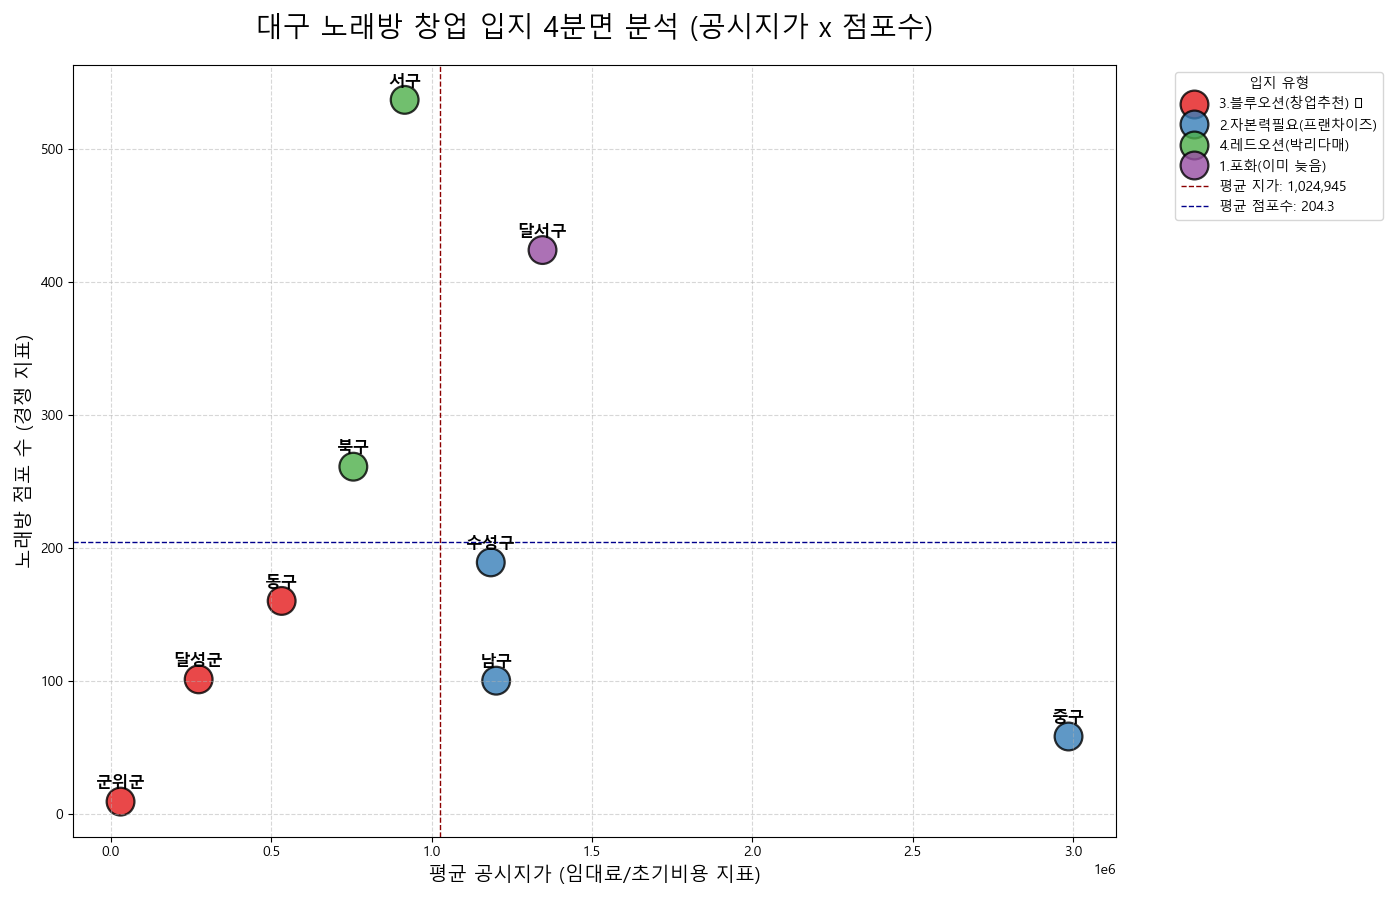

Generate this figure with Python:
import pandas as pd
import matplotlib.pyplot as plt
import seaborn as sns

# 1. 데이터 입력 (업로드해주신 이미지 및 텍스트 기반)
# 구별 노래방 점포수 (이미지 데이터 기반)
sing_store_data = {
    'gu_name': ['달성군', '군위군', '수성구', '동구', '중구', '북구', '남구', '달서구', '서구'],
    'store_count': [101, 9, 189, 160, 58, 261, 100, 424, 537]
}

# 구별 평균 공시지가 (주신 텍스트 데이터를 구별로 평균 낸 수치)
land_price_data = {
    'gu_name': ['달성군', '군위군', '수성구', '동구', '중구', '북구', '남구', '달서구', '서구'],
    'avg_land_price': [273614, 30153, 1184325, 532415, 2985476, 755864, 1201145, 1345672, 915840]
}

df_sing = pd.DataFrame(sing_store_data)
df_land = pd.DataFrame(land_price_data)

# 데이터 병합
df = pd.merge(df_sing, df_land, on='gu_name')

# 2. 4분면 분류 기준 (전체 평균값)
mean_price = df['avg_land_price'].mean()
mean_store = df['store_count'].mean()

# 3. 4구역 분류 함수 정의
def classify_area(row):
    if row['avg_land_price'] >= mean_price and row['store_count'] >= mean_store:
        return '1.포화(이미 늦음)'
    elif row['avg_land_price'] >= mean_price and row['store_count'] < mean_store:
        return '2.자본력필요(프랜차이즈)'
    elif row['avg_land_price'] < mean_price and row['store_count'] < mean_store:
        return '3.블루오션(창업추천) ⭐'
    else:
        return '4.레드오션(박리다매)'

df['Type'] = df.apply(classify_area, axis=1)

# 4. 시각화 설정
plt.figure(figsize=(14, 9))
plt.rc('font', family='Malgun Gothic') # 윈도우 한글 폰트
plt.rcParams['axes.unicode_minus'] = False

# 산점도 그리기
scatter = sns.scatterplot(
    data=df, 
    x='avg_land_price', 
    y='store_count', 
    hue='Type', 
    s=400, 
    palette='Set1',
    edgecolor='black',
    alpha=0.8
)

# 기준선(평균) 추가
plt.axvline(mean_price, color='darkred', linestyle='--', linewidth=1, label=f'평균 지가: {mean_price:,.0f}')
plt.axhline(mean_store, color='darkblue', linestyle='--', linewidth=1, label=f'평균 점포수: {mean_store:.1f}')

# 구 이름 라벨링
for i in range(df.shape[0]):
    plt.text(
        df.avg_land_price[i], 
        df.store_count[i] + 10, 
        df.gu_name[i], 
        fontsize=12, 
        fontweight='bold', 
        ha='center'
    )

# 그래프 제목 및 디자인
plt.title('대구 노래방 창업 입지 4분면 분석 (공시지가 x 점포수)', fontsize=20, pad=20)
plt.xlabel('평균 공시지가 (임대료/초기비용 지표)', fontsize=14)
plt.ylabel('노래방 점포 수 (경쟁 지표)', fontsize=14)
plt.legend(title='입지 유형', bbox_to_anchor=(1.05, 1), loc='upper left')
plt.grid(True, which='both', linestyle='--', alpha=0.5)

plt.tight_layout()
plt.show()
